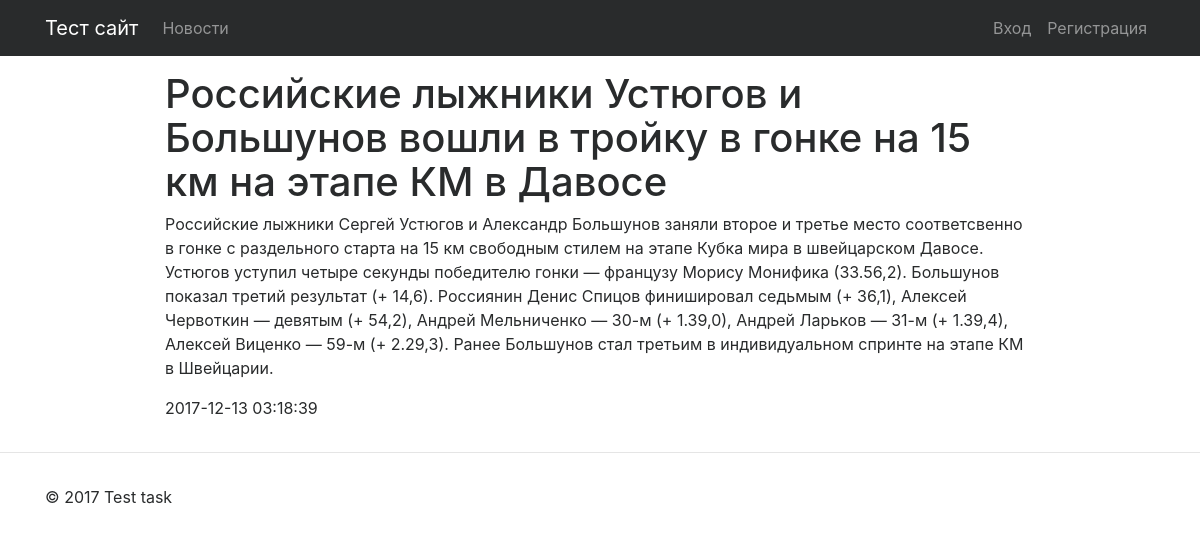
Page /news/11 on the committed database.
### tables this page shows
CREATE TABLE IF NOT EXISTS `news` (
  `id` int(5) NOT NULL AUTO_INCREMENT,
  `name` varchar(255) NOT NULL,
  `text` text NOT NULL,
  `date` timestamp NOT NULL,
  PRIMARY KEY (`id`)
);

### include/classes/Rout.php (called while the page is built, shortened)
<?php defined('ACCES') or die('Access error');
class Rout
{
    protected static $allRouts = [];
    protected static $url = "/";
    public static function add($rout, $function)
    {
        self::$allRouts[] = [
            'rout' => self::$url.$rout,
            'function' => $function,
        ];
    }
    public static function getUri($autoRedirect = false)
    {
        $uri = urldecode(parse_url($_SERVER['REQUEST_URI'], PHP_URL_PATH));
        return $uri;
    }
    public static function run($function)
    {
        $uri = self::getUri(true);
        foreach (self::$allRouts as $rout){
             $r = $rout['rout'];
            if(count(explode("/", $r)) === count(explode("/", $uri))){
                $arg = [];
                if (preg_match_all("^$r$^u", $uri, $matches)) {
                    foreach ($matches as $k => $item) {
                        if($k > 0){
                           $arg[] = $item[0];
                        }
                    }
                }
                if($r === $uri || count($arg) > 0){
                    if(call_user_func_array($rout['function'], $arg) !== false){
                        return true;
                    }
                }
            }
        }
        return false;
    }
}

### index.php (called while the page is built, shortened)
<?php
include "include/autoload.php";

### include/classes/Session.php (called while the page is built, shortened)
<?php defined('ACCES') or die('Access error');
class Session {
    private static $def_key = "key";
    public static function exists($name = null) {
        $name = ($name===null) ? self::$def_key : $name;
        return (isset($_SESSION[$name])) ? true : false;
    }
}

### include/classes/DB.php (called while the page is built, shortened)
<?php defined('ACCES') or die('Access error');
class DB
{
    protected $pdo;
    protected function __construct()
    {
        $db = [
            'engine'   => 'mysql',
            'host'     => 'localhost',
            'user'     => 'root',
            'pass'     => '',
            'database' => 'test',
            'charset'  => 'utf8',
            'options'  => [PDO::ATTR_DEFAULT_FETCH_MODE => PDO::FETCH_ASSOC ],
        ];
        $this->pdo = new PDO( "$db[engine]:host=$db[host];dbname=$db[database];charset=$db[charset]", $db['user'], $db['pass'], $db['options']);
    }
    public function query($sql, $params = [])
    {
        $db = $this->pdo->prepare($sql);
        $bool = $db->execute($params);
        if($bool !== false){
            $data = ($db->rowCount() > 0) ? $db->fetchAll() : [];
        }else{
            $data = [];
        }
        return $data;
    }
}

### app/model/News.php (called while the page is built, shortened)
<?php defined('ACCES') or die('Access error');
class News{
    public static function getOne($id = null){
        $new = db("SELECT * FROM news WHERE id=? LIMIT 1", [$id]);
        if(count($new) > 0){
            $new = $new[0];
            $new["title"] = $new['name'];
        }
        return $new;
    }
}

### app/view/news/item.php (the view, shortened to what this page needs)
<div class="col-12 col-md-9 container">
    <div class="row">
            <div class="col-12 col-lg-12">
                <h1><?=$name?></h1>
                <p><?=$text?></p>
                <div><?=$date?></div>
            </div>
    </div>
</div>
<hr class="featurette-divider">

### public/css/app.css (style rules this page uses)
body { padding-top: 4.5rem; }
.featurette-divider { margin: 2rem 0; }

### rows in the picture
news: text "Российские лыжники Сергей Устюгов и Александр Большунов заняли второе и третье место соответсвенно в гонке с раздельного старта на 15 км свободным стилем на этапе Кубка мира в швейцарском Давосе. Устюгов уступил четыре секунды победителю гонки — французу Морису Монифика (33.56,2). Большунов показал третий результат (+ 14,6). Россиянин Денис Спицов финишировал седьмым (+ 36,1), Алексей Червоткин — девятым (+ 54,2), Андрей Мельниченко — 30-м (+ 1.39,0), Андрей Ларьков — 31-м (+ 1.39,4), Алексей Виценко — 59-м (+ 2.29,3). Ранее Большунов стал третьим в индивидуальном спринте на этапе КМ в Швейцарии.", date "2017-12-13 03:18:39"

### other values in the picture
$name "Российские лыжники Устюгов и Большунов вошли в тройку в гонке на 15 км на этапе КМ в Давосе"
